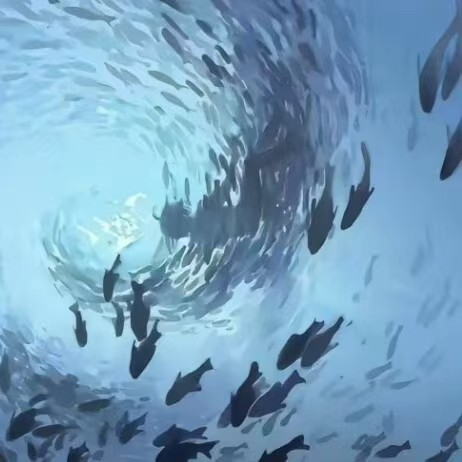
#> input picture data/input.jpg, 462 x 462 px
$ python rotate.py
#> lines starting #> are read from the running program, lines starting #| are printed output that depends on the picture
import os
from PIL import Image
import numpy as np


INPUT_IMAGE = "../data/input.jpg"
DATA_DIR = "../data"

WIDTH  = 1024
HEIGHT = 1024

ROTATE_ANGLE = 90
if not os.path.exists(DATA_DIR):
    os.makedirs(DATA_DIR)
img = Image.open(INPUT_IMAGE)
#> img is the input picture: PIL image 462x462 RGB; mean R, G, B 117.3, 158.7, 188
if img.mode != "RGB":
    img = img.convert("RGB")
img = img.resize((WIDTH, HEIGHT))
#> img: PIL image 1024x1024 RGB

arr = np.array(img)
height, width, channels = arr.shape
#> height = 1024; width = 1024; channels = 3
print(f"处理后图片大小: {width}x{height}, 通道数: {channels}")
#| 处理后图片大小: 1024x1024, 通道数: 3
input_file = os.path.join(DATA_DIR, "input.txt")

with open(input_file, "w") as f:
    for row in arr:
        for pixel in row:
            f.write(f"{pixel[0]} {pixel[1]} {pixel[2]}\n")

print(f"输入文件生成完成: {input_file}")
rotated_arr = np.rot90(arr)
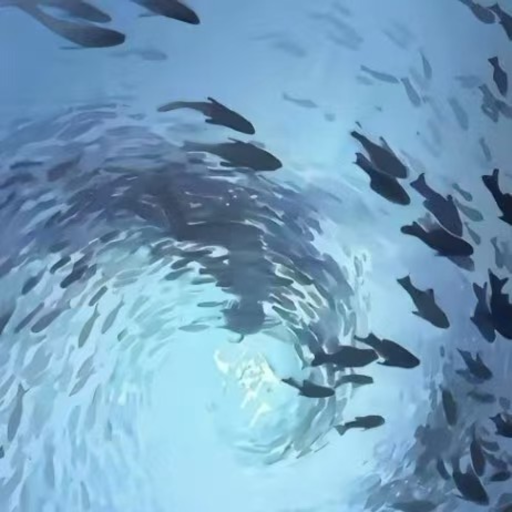
#> rotated_arr: shape (1024, 1024, 3) (shown at 1/2 size); mean R, G, B 117.3, 158.7, 188

golden_file = os.path.join(DATA_DIR, "golden.txt")

with open(golden_file, "w") as f:
    for row in rotated_arr:
        for pixel in row:
            f.write(f"{pixel[0]} {pixel[1]} {pixel[2]}\n")

print(f"Golden 文件生成完成: {golden_file}")
print("输入像素数:", arr.shape[0] * arr.shape[1])
#| 输入像素数: 1048576
print("输出像素数:", rotated_arr.shape[0] * rotated_arr.shape[1])
#| 输出像素数: 1048576

print("所有文件生成完成，可以直接给 SystemVerilog Testbench 使用！")
